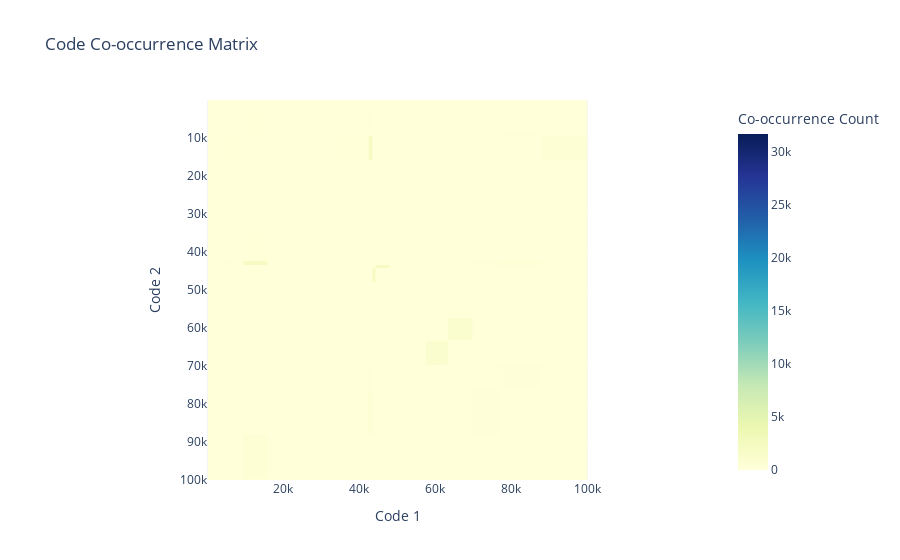

Here is the notebook cell this chart was saved with:
### Code cell
# Convert to DataFrame for easier visualization

fig = px.imshow(co_occurrence_df, 
                labels=dict(x="Code 1", y="Code 2", color="Co-occurrence Count"),
                title="Code Co-occurrence Matrix",
                color_continuous_scale="YlGnBu")

# Show the plot
fig.show()

### Figure 1 — Plotly figure (JSON) as saved in the notebook; plotly's stock layout.template omitted (floating-point values rounded to 4 significant figures; data arrays with more than 128 entries replaced by an {"elided": "..."} marker saying what was removed)
{"data": [{"coloraxis": "coloraxis", "hovertemplate": "Code 1: %{x}<br>Code 2: %{y}<br>Co-occurrence Count: %{z}<extra></extra>", "name": "0", "type": "heatmap", "x": [41, 42, 6134, 9111, 9113, 9115, 9117, 9119, 9125, 9127, 9135, 9137, 9139, 9215, 9217, 9219, 9220, 9221, 9223, 9227, 9233, 9237, 9241, 9249, 9509, 9511, 9513, 9523, 9525, 9532, 9541, 9543, 9547, 9551, 9555, 9561, 22114, 22365, 25135, 25213, 25215, 25217, 42021, 42022, 42023, 42050, 42051, 42510, 42520, 44211, 44213, 44251, 51811, 51881, 63063, 63417, 63531, 63532, 76211, 76213, 76217, 99782, 99837, 99838, 99840, 99841, 99842, 99843, 99844, 99845, 99846, 99847, 99849, 99872, 99873, 99874, 99877, 99878, 99879, 99880, 99881, 99882, 99883, 99893, 99895, 99976, 99991], "xaxis": "x", "y": [41, 42, 6134, 9111, 9113, 9115, 9117, 9119, 9125, 9127, 9135, 9137, 9139, 9215, 9217, 9219, 9220, 9221, 9223, 9227, 9233, 9237, 9241, 9249, 9509, 9511, 9513, 9523, 9525, 9532, 9541, 9543, 9547, 9551, 9555, 9561, 22114, 22365, 25135, 25213, 25215, 25217, 42021, 42022, 42023, 42050, 42051, 42510, 42520, 44211, 44213, 44251, 51811, 51881, 63063, 63417, 63531, 63532, 76211, 76213, 76217, 99782, 99837, 99838, 99840, 99841, 99842, 99843, 99844, 99845, 99846, 99847, 99849, 99872, 99873, 99874, 99877, 99878, 99879, 99880, 99881, 99882, 99883, 99893, 99895, 99976, 99991], "yaxis": "y", "z": {"elided": "87x87 int values"}}], "layout": {"coloraxis": {"colorbar": {"title": {"text": "Co-occurrence Count"}}, "colorscale": [[0, "rgb(255,255,217)"], [0.125, "rgb(237,248,177)"], [0.25, "rgb(199,233,180)"], [0.375, "rgb(127,205,187)"], [0.5, "rgb(65,182,196)"], [0.625, "rgb(29,145,192)"], [0.75, "rgb(34,94,168)"], [0.875, "rgb(37,52,148)"], [1, "rgb(8,29,88)"]]}, "title": {"text": "Code Co-occurrence Matrix"}, "xaxis": {"anchor": "y", "constrain": "domain", "domain": [0, 1], "scaleanchor": "y", "title": {"text": "Code 1"}}, "yaxis": {"anchor": "x", "autorange": "reversed", "constrain": "domain", "domain": [0, 1], "title": {"text": "Code 2"}}}}
